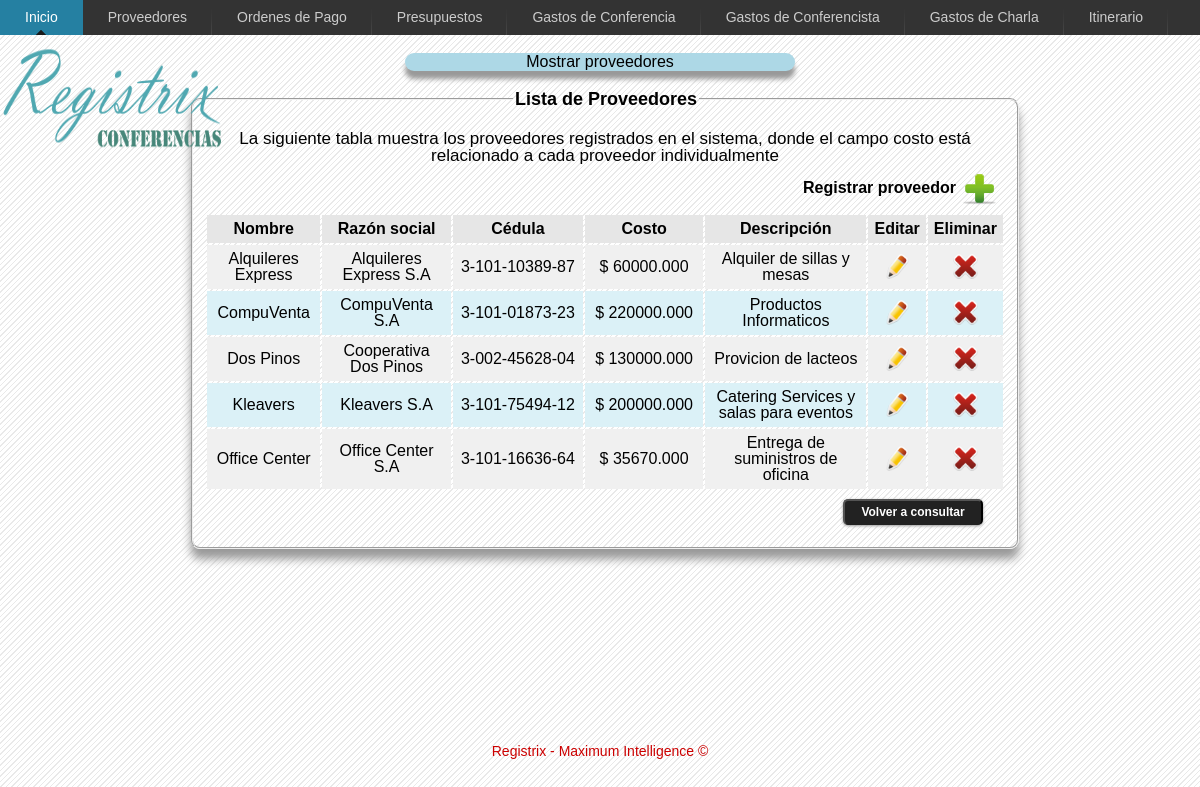
The app's page /proveedores/mostrarProveedor.php with its own data.
### tables this page shows
CREATE TABLE IF NOT EXISTS `tproveedor` (
  `id_proveedor` int(11) NOT NULL AUTO_INCREMENT,
  `nombre_proveedor` varchar(20) DEFAULT NULL,
  `razon_social` varchar(100) DEFAULT NULL,
  `cedula` varchar(20) DEFAULT NULL,
  `costo_servicio_referencia` float(9,3) DEFAULT NULL,
  `descripcion_servicio` text,
  PRIMARY KEY (`id_proveedor`)
);

### includes/conexion.php (called while the page is built, shortened)
<?php
class ConectarMySQL {
    public static function conexion() {
        $BaseDatos = "registrix";
        $Servidor = "localhost";
        $Usuario = "root";
        $Clave = "12345";
        @$conexion = mysql_connect($Servidor, $Usuario, $Clave);
        @$seleccionarBase = mysql_select_db($BaseDatos, $conexion);
        return $conexion;
    }
}
?>

### includes/fachadaProveedor.php (called while the page is built, shortened)
<?php
require_once ("conexion.php");
class fachadaProveedor {
    private $consultas;
    public function __construct() {
        $this->consultas = array();
    }
    public function mostrarProveedores() {
        $sql = "SELECT id_proveedor, nombre_proveedor, razon_social, cedula, costo_servicio_referencia 'costo', descripcion_servicio
                FROM tproveedor
                ORDER BY nombre_proveedor";
	$mostrarProveedor = mysql_query($sql, ConectarMySQL::conexion());
	while ($resultadoProveedor = mysql_fetch_assoc($mostrarProveedor)) {
            $this->consultas[] = $resultadoProveedor;
	}
        return $this->consultas;
    }
}
?>

### proveedores/mostrarProveedor.php (the view, shortened to what this page needs)
<?php
require_once("../includes/fachadaProveedor.php");
?>
<!DOCTYPE html PUBLIC "-//W3C//DTD HTML 4.01 Transitional//EN" "http://www.w3.org/TR/html4/loose.dtd">
<html>
	<head>
		<link rel="stylesheet" type="text/css" href="../css/proveedores/styles_query.css" />
	</head>
	<body>
		<?php
		include '..'.DIRECTORY_SEPARATOR.'includes'.DIRECTORY_SEPARATOR.'barra_navegacion_proveedores.php';
		include '..'.DIRECTORY_SEPARATOR.'includes'.DIRECTORY_SEPARATOR.'imagen_registrix.php';
		?>
		<div class="wrapper">
			<div id="wrap">
				<div id="titulo">
					Mostrar proveedores
				</div>
				<br>
				<form id="registro_de_proveedor" name="registro_de_proveedor" method="post" action="mostrarProveedor.php">
					<fieldset>
						<legend>Lista de Proveedores</legend>
							<table width="800" cellpadding="6">
							  <tr>
								<td colspan="7" align="center">
									<div id="descripcionProveedor">
										La siguiente tabla muestra los proveedores registrados en el sistema, donde el campo costo est&aacute; relacionado a cada proveedor individualmente
									</div>
									<div id="nuevoProveedor">
										Registrar proveedor
									</div>
									<a href="registroProveedor.php" title="Agregar un nuevo proveedor"><img align="right" src="../imagenes/agregar.png" alt="registrar proveedor" width="35" height="35"/></a>
								</td>
							  </tr>
							  <tr>
								<th width="140" align="center">Nombre</th>
								<th width="220" align="center">Raz&oacute;n social</th>
								<th width="400" align="center">C&eacute;dula</th>
								<th width="200" align="center">Costo</th>
								<th width="400" align="center">Descripci&oacute;n</th>
								<th width="5" align="center">Editar</th>
								<th width="5" align="center">Eliminar</th>
							  </tr>
							  <?php
							  $color='#DBF1F7';
							  $mostrarProveedor = new fachadaProveedor();
							  $registro = $mostrarProveedor->mostrarProveedores();
							  for ($i=0;$i<count($registro);$i++) {
							  $color=('#F0F0F0'==$color)?'#DBF1F7':'#F0F0F0';
							  ?>
							  <tr bgcolor="<?php echo $color ?>">
								<td align="center"><?php echo $registro[$i]['nombre_proveedor']; ?></td>
								<td align="center"><?php echo $registro[$i]['razon_social']; ?></td>
								<td align="center"><?php echo $registro[$i]['cedula']; ?></td>
								<td align="center"><?php echo "$ ".$registro[$i]['costo']; ?></td>
								<td align="center"><?php echo $registro[$i]['descripcion_servicio']; ?></td>
								<td align="center"><a href="editarProveedor.php?id_proveedor=<?php echo $registro[$i]['id_proveedor']; ?>" title="Editar proveedor"><img src="../imagenes/editar.png" alt="editar proveedor" width="25" height="25"/></a></td>
								<td align="center"><a href="#" onclick="borrarProveedor(<?php echo $registro[$i]['id_proveedor']; ?>);" title="Borrar proveedor"><img src="../imagenes/borrar.png" alt="borrar proveedor" width="25" height="25"/></a></td>
							  <?php } ?>
							  <tr>
								<td>
								<br />
								<br />
									<input id="enviar" type="submit" value="Volver a consultar">
								</td>
							  </tr>
							</table>
					</fieldset>
				</form>
					<div id="registro">
						<table>
							<tr>
								<td>
								</td>
							</tr>
						</table>
					</div>
			</div>
		</div>
		<div class="footer">
			<p>Registrix - Maximum Intelligence &copy;</p>
		</div>
	</body>
</html>

### css/proveedores/styles_query.css (style rules this page uses)
body { font-family: "Trebuchet MS", Geneva, Arial, Helvetica, sans-serif; background-image: url("../../imagenes/fondo.gif"); }
form { padding:1px; display:block; width:500px; margin-left: 190px; text-align:left; }
legend { margin: 0 auto 0 auto; font-family: "Trebuchet MS", Geneva, Arial, Helvetica, sans-serif; font-weight: bold; font-size: 18px; border:1px silver; color: black; margin-left: 308px; }
input,select { margin:-30px; font-family: "Trebuchet MS", Geneva, Arial, Helvetica, sans-serif; font-size: 12px; display: block; width: 200px; margin-left: 270px; }
fieldset { margin: 0 auto 0 auto; float: left; width: 100%; display: block; line-height: 1; -moz-border-radius: 9px; -webkit-border-radius: 9px; -moz-box-shadow: 0 10px 10px #999; -webkit-box-shadow: 0 10px 10px #999; }
th { background-color: #E6E6E6; }
#titulo { margin: 0 auto 0 auto; width:390px; color: black; -moz-border-radius: 10px; -webkit-border-radius: 10px; -moz-box-shadow: 0 8px 5px #999; -webkit-box-shadow: 0 8px 5px #999; background-color:lightblue; text-align:center; }
#nuevoProveedor { position: absolute; margin:8px; margin-left: 590px; font-weight: bold }
#descripcionProveedor { font-size: 17px; margin: 8px; text-align: center; }
#registro { position: absolute; font-weight: bold; margin: 0px; margin-left: 1060px; font-size: 17px; text-shadow: 0 2px 0 #ccc, 0 2px 0 #c9c9c9, 0 3px 0 #bbb, 0 4px 0 #b9b9b9, 0 5px 0 #aaa, 0 6px 1px rgba(0,0,0,.1), 0 0 5px rgba(0,0,0,.1), 0 1px 3px rgba(0,0,0,.3), 0 3px 5px rgba(0,0,0,.2), 0 5px 10px rgba(0,0,0,.25), 0 10px 10px rgba(0,0,0,.2), 0 20px 20px rgba(0,0,0,.15); }
#enviar { position: absolute; background: #222 repeat-x; display: inline-block; padding: 5px 10px 6px; color: #fff; text-decoration: none; font-weight: bold; line-height: 1; width: 140px; margin-left: 630px; text-align: center; -moz-border-radius: 5px; -webkit-border-radius: 5px; -moz-box-shadow: 0 1px 3px #999; -webkit-box-shadow: 0 1px 3px #999; text-shadow: 0 -1px 1px #222; border-bottom: 1px solid #222; cursor: pointer; }
* { margin: 0; }
html, body { height: 97%; }
.wrapper { min-height: 97%; height: auto !important; height: 97%; margin: 0 auto -4em; }
.footer, .push { height: 4em; }
.footer p { margin:0 auto 0 auto; text-align: center; line-height: 65px; color: #C00; font-size: 14px; }
.footer, .push { clear: both; }
#wrap { margin:0 auto 0 auto; width:1200px; }

### records on screen
tproveedor: nombre_proveedor "Alquileres Express", razon_social "Alquileres Express S.A", cedula "3-101-10389-87", costo_servicio_referencia "60000.000", descripcion_servicio "Alquiler de sillas y mesas"
tproveedor: nombre_proveedor "CompuVenta", razon_social "CompuVenta S.A", cedula "3-101-01873-23", costo_servicio_referencia "220000.000", descripcion_servicio "Productos Informaticos"
tproveedor: nombre_proveedor "Dos Pinos", razon_social "Cooperativa Dos Pinos", cedula "3-002-45628-04", costo_servicio_referencia "130000.000", descripcion_servicio "Provicion de lacteos"
tproveedor: nombre_proveedor "Kleavers", razon_social "Kleavers S.A", cedula "3-101-75494-12", costo_servicio_referencia "200000.000", descripcion_servicio "Catering Services y salas para eventos"
tproveedor: nombre_proveedor "Office Center", razon_social "Office Center S.A", cedula "3-101-16636-64", costo_servicio_referencia "35670.000", descripcion_servicio "Entrega de suministros de oficina"
